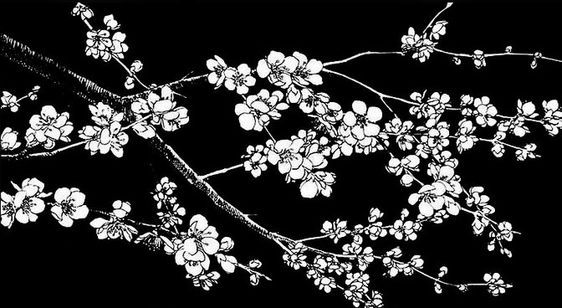
#> input picture imgs/Firefox_wallpaper.png, 562 x 308 px; its folder holds only this picture in this run
$ python imageeditor.py
#> lines starting #> are read from the running program, lines starting #| are printed output that depends on the picture
from PIL import Image, ImageEnhance, ImageFilter
import os

path = './imgs'
pathOut = './editedimgs'

os.makedirs(pathOut, exist_ok=True)

for filename in os.listdir(path):
    try:
        img = Image.open(f"{path}/{filename}")
#> img is the input picture: PIL image 562x308 RGBA; mean R, G, B, A 50, 50, 50, 255
    except IOError:
        print(f"Unable to open {filename}. Skipping.")
        continue

    """Photo Manipulation Tools.Remove the comment to apply the filters"""

    """Apply sharpening filter to the opened image"""
    img = img.filter(ImageFilter.SHARPEN)
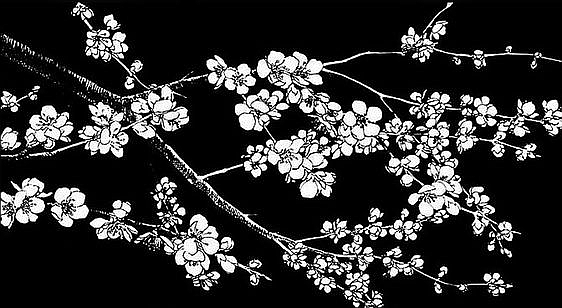
#> img: PIL image 562x308 RGBA; mean R, G, B, A 50.1, 50.1, 50.1, 255
    # img = img.filter(ImageFilter.SHARPEN)
    # img = img.filter(ImageFilter.SHARPEN)


    """Apply blur filter"""
    # [6 lines of commented-out code are left out]

    """Apply detail filter"""
    # [5 lines of commented-out code are left out]

    """Apply edge finding filter"""
    # img = img.filter(ImageFilter.FIND_EDGES)

    """Apply emboss filter"""
    # img = img.filter(ImageFilter.EMBOSS)

    """Apply smooth more filter"""
    # [5 lines of commented-out code are left out]

    """Convert the image to RGB"""
    img = img.convert('RGB')
#> img: PIL image 562x308 RGB

    """Convert the image to grayscale"""
    img = img.convert('L')
#> img: PIL image 562x308 L

    """ Enhance contrast"""
    factor = 1.5
    enhancer = ImageEnhance.Contrast(img)
    img = enhancer.enhance(factor)
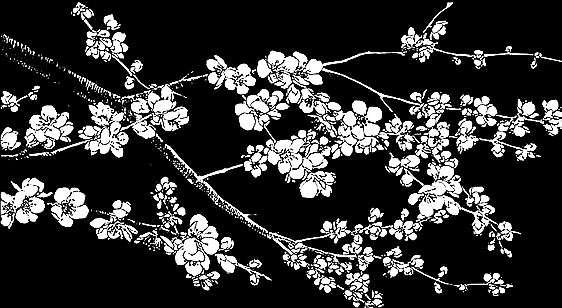
#> img: PIL image 562x308 L; min 0, max 255, mean 52.6

    clean_name = os.path.splitext(filename)[0]

    """Save the image at its highest quality"""
    img.save(f'{pathOut}/{clean_name}_edited.jpg', quality=100)
